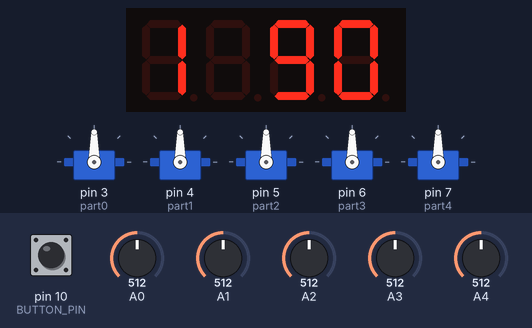
A sketch run on a simulated Arduino Uno, built with avr-gcc and run on an emulated ATmega328P. Shown: 4-digit seven-segment display, 5 × servo. Inputs (shaded band) come from the test bench; at power-on: A0 = 512, A1 = 512, A2 = 512, A4 = 512, A3 = 512, pin 10 (BUTTON_PIN) HIGH.

Above: at 1.2 s.
1.3 s: A0 set to 716
At 2.5 s:
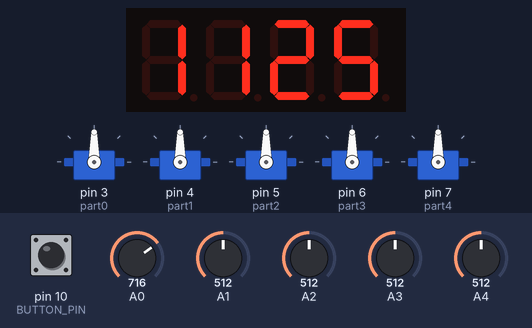
2.8 s: A1 set to 716
At 3.2 s:
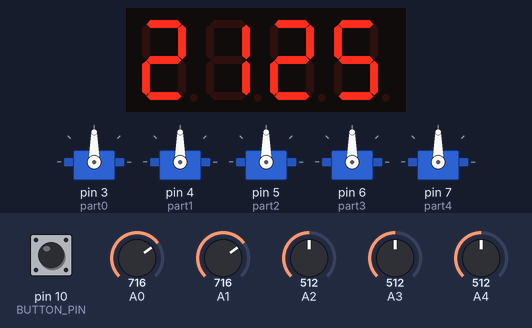
4.3 s: A2 set to 716
At 5.1 s:
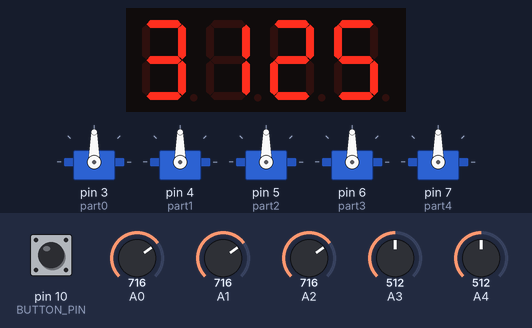
5.8 s: A4 set to 306
At 6.9 s:
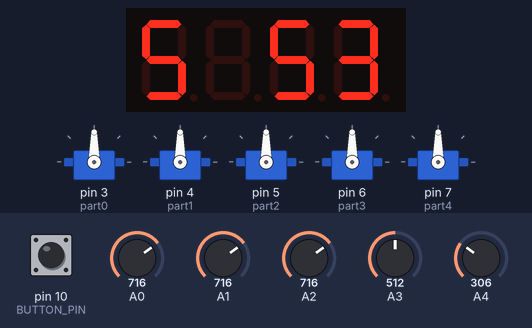
7.3 s: A3 set to 30
At 8.5 s:
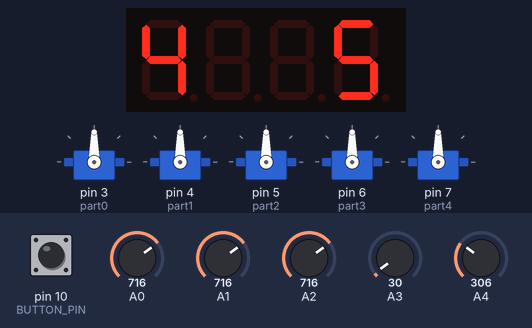
8.8 s: A3 set to 60
At 9.3 s:
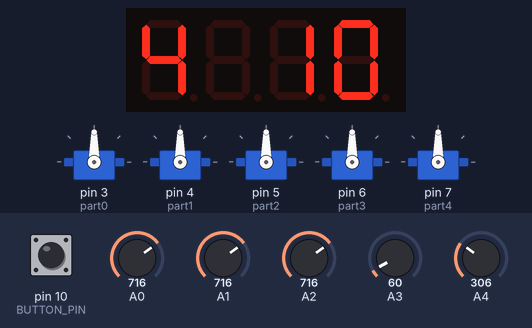
Timing chart, 0 to 11.3 s (numbered marks = the images above; inputs shaded):
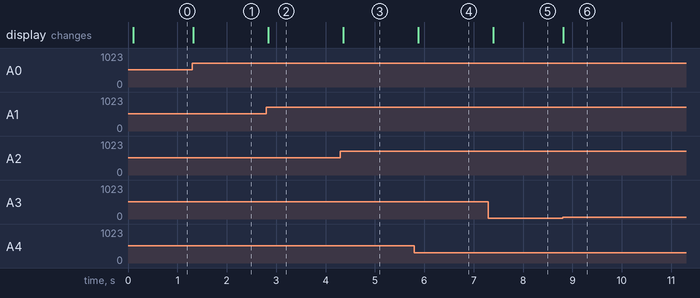

Measured:
- after the input at 1.3 s, the display: changes at once (image 1)
- after the input at 2.8 s, the display: changes at once (image 2)
- after the input at 4.3 s, the display: changes after 0.06 s (image 3)
- after the input at 5.8 s, the display: changes after 0.07 s (image 4)
- after the input at 7.3 s, the display: changes after 0.10 s (image 5)
- after the input at 8.8 s, the display: changes at once (image 6)

The sketch:

servoTester.ino
```cpp
#include <Servo.h>  // Подключаем библиотеку Servo для управления сервоприводами

Servo part0;  // Создаем объекты сервоприводов
Servo part1;
Servo part2;
Servo part3;  // Создаем объекты сервоприводов
Servo part4;
#define BUTTON_PIN 10
#define DISP_CLK 9
#define DISP_DIO 8
#include "GyverTM1637.h"
GyverTM1637 disp(DISP_CLK, DISP_DIO);
int activeServo = 1;
int activeAngle = 0;
uint32_t dispTimer = 0;

Servo servos[] = { part0, part1, part2, part3, part4 };               // Массив объектов сервоприводов для удобства управления
int servosCurrentPos[] = { 90, 90, 90, 90, 90 };                      // Массив текущих позиций сервоприводов
int servosTargetPos[] = { 90, 90, 90, 90, 90 };                       // Массив целевых позиций сервоприводов
uint32_t servosTimer[] = { 0, 0, 0, 0, 0 };                           // Таймеры для контроля времени обновления положения каждого сервопривода
int sDelay = 5;                                                       // Задержка между обновлениями положения
uint32_t servosDelay[] = { sDelay, sDelay, sDelay, sDelay, sDelay };  // Массив задержек для каждого сервопривода
int lastTargetPos[] = { 90, 90, 90, 90, 90 };                         // Изначально центральные положения

#define NUM_READINGS 10
struct SmoothReading {
  int readings[NUM_READINGS];
  int readIndex = 0;
  long total = 0;
  int average = 0;
};

// Создаем индивидуальный фильтр для каждого потенциометра
SmoothReading smoothFilters[5];

// Глобальные переменные для отслеживания состояния кнопки и времени последнего нажатия
uint8_t buttonState = 0;    // Текущее состояние кнопки (0 - не нажата, 1 - нажата)
uint8_t buttonPressed = 0;  // Флаг, указывающий была ли кнопка нажата (0 - нет, 1 - да)
uint32_t buttonTimer = 0;   // Таймер для отслеживания времени последнего изменения состояния кнопки

void servoPosControl() {
  // Функция для плавного управления положением сервоприводов
  for (int i = 0; i <= 4; i++) {
    // Проверяем, прошло ли достаточно времени с последнего обновления положения
    if (millis() - servosTimer[i] > servosDelay[i]) {
      // Вычисляем разницу между текущим и целевым положением
      int delta = servosCurrentPos[i] == servosTargetPos[i] ? 0 : (servosCurrentPos[i] < servosTargetPos[i] ? 1 : -1);
      // Обновляем текущее положение
      servosCurrentPos[i] += delta;
      // Обновляем таймер
      servosTimer[i] = millis();
      // Устанавливаем новое положение сервопривода
      servos[i].write(servosCurrentPos[i]);
    }
  }
}

// Функция для переключения состояния светодиода
void buttonFunction() {
  activeServo++;
  if (activeServo > 5) activeServo = 1;
}

// Функция для управления состоянием кнопки и вызова функции buttonFunction при ее нажатии
void buttonControl() {
  // Читаем состояние кнопки (с учетом INPUT_PULLUP, нажатие будет 0)
  buttonState = !digitalRead(BUTTON_PIN);

  // Проверяем, прошло ли достаточно времени с момента последнего изменения состояния кнопки
  if (millis() - buttonTimer > 50) {
    // Если кнопка была нажата и ранее не была учтена
    if (!buttonPressed and buttonState) {
      buttonTimer = millis();
      buttonFunction();   // Вызываем функцию для переключения светодиода
      buttonPressed = 1;  // Устанавливаем флаг, что кнопка была нажата
    }
    // Если кнопка была отпущена
    else if (buttonPressed and !buttonState) {
      buttonPressed = 0;  // Сбрасываем флаг нажатия кнопки
    }
  }
}

void setup() {
  disp.clear();
  disp.brightness(2);
  Serial.begin(9600);
  pinMode(BUTTON_PIN, INPUT_PULLUP);
  part0.attach(3);
  part1.attach(4);
  part2.attach(5);
  part3.attach(6);
  part4.attach(7);
  readPot();
}

int smoothAnalogReading(int pin, SmoothReading *filter) {
  filter->total -= filter->readings[filter->readIndex];        // вычитаем старое значение
  filter->readings[filter->readIndex] = analogRead(pin);       // читаем новое значение
  filter->total += filter->readings[filter->readIndex];        // добавляем новое значение к сумме
  filter->readIndex = (filter->readIndex + 1) % NUM_READINGS;  // переходим к следующему индексу
  filter->average = filter->total / NUM_READINGS;              // вычисляем среднее значение
  return filter->average;
}

void readPot() {
  servosTargetPos[0] = map(smoothAnalogReading(A4, &smoothFilters[0]), 0, 1023, 0, 180);
  servosTargetPos[1] = map(smoothAnalogReading(A3, &smoothFilters[1]), 0, 1023, 0, 180);
  servosTargetPos[2] = map(smoothAnalogReading(A2, &smoothFilters[2]), 0, 1023, 0, 180);
  servosTargetPos[3] = map(smoothAnalogReading(A1, &smoothFilters[3]), 0, 1023, 0, 180);
  servosTargetPos[4] = map(smoothAnalogReading(A0, &smoothFilters[4]), 0, 1023, 0, 180);
}

void checkServoChanges() {
  for (int i = 0; i < 5; i++) {
    int currentTarget = servosTargetPos[i];
    // Проверяем изменение больше 2 градусов между старым и новым целевым положением
    if (abs(currentTarget - lastTargetPos[i]) > 10) {
      lastTargetPos[i] = currentTarget;  // Обновляем последнюю известную позицию
      activeServo = 5 - i;               // Смещение для индексации с 1
    }
  }
}

void loop() {
  readPot();
  buttonControl();
  servoPosControl();  // Управляем положением сервоприводов

  if (millis() - dispTimer > 100) {
    dispTimer = millis();
    checkServoChanges();
    activeAngle = servosTargetPos[5 - activeServo];
    disp.display(activeServo, activeAngle > 99 ? activeAngle / 100 : 255, activeAngle > 9 ? activeAngle / 10 % 10 : 255, activeAngle % 10);
  }
}
```
